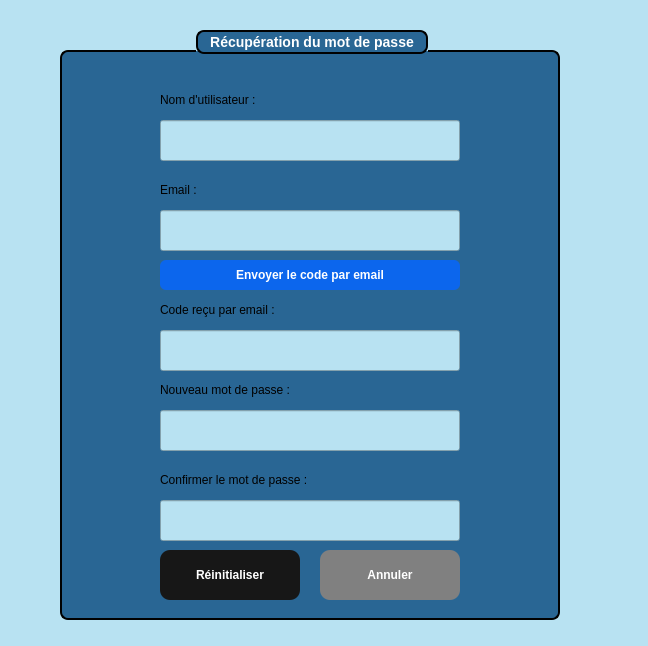
<?xml version="1.0" encoding="UTF-8"?>
<ui version="4.0">
 <class>ForgotPassword</class>
 <widget class="QWidget" name="ForgotPassword">
  <property name="geometry">
   <rect>
    <x>0</x>
    <y>0</y>
    <width>648</width>
    <height>646</height>
   </rect>
  </property>
  <property name="windowTitle">
   <string>Form</string>
  </property>
  <property name="styleSheet">
   <string notr="true">background-color: rgb(184, 226, 242);</string>
  </property>
  <widget class="QGroupBox" name="groupBox">
   <property name="geometry">
    <rect>
     <x>60</x>
     <y>30</y>
     <width>500</width>
     <height>590</height>
    </rect>
   </property>
   <property name="styleSheet">
    <string notr="true">QGroupBox {
    background-color: rgb(41, 102, 148);   /* blue background */
    border: 2px solid black;               /* black border, 2px wide */
    border-radius: 8px;                    /* rounded corners */
    margin-top: 20px;                      /* space for the title */
    color: white;                          /* title text color */
    font-weight: bold;
    font-size: 14px;
}

QGroupBox::title {
 border: 2px solid black;               /* black border, 2px wide */
    border-radius: 8px;     
background-color: rgb(41, 102, 148);
    subcontrol-origin: margin;
    subcontrol-position: top center;       /* title centered */
    padding: 2px 10px;
}</string>
   </property>
   <property name="title">
    <string>Récupération du mot de passe</string>
   </property>
   <widget class="QLabel" name="label_username">
    <property name="geometry">
     <rect>
      <x>100</x>
      <y>60</y>
      <width>300</width>
      <height>20</height>
     </rect>
    </property>
    <property name="styleSheet">
     <string notr="true">background-color: rgb(41, 102, 148);</string>
    </property>
    <property name="text">
     <string>Nom d'utilisateur :</string>
    </property>
   </widget>
   <widget class="QLineEdit" name="lineEdit_username">
    <property name="geometry">
     <rect>
      <x>100</x>
      <y>90</y>
      <width>300</width>
      <height>41</height>
     </rect>
    </property>
    <property name="styleSheet">
     <string notr="true">color: rgb(0, 0, 0);</string>
    </property>
   </widget>
   <widget class="QLabel" name="label_email">
    <property name="geometry">
     <rect>
      <x>100</x>
      <y>150</y>
      <width>300</width>
      <height>20</height>
     </rect>
    </property>
    <property name="styleSheet">
     <string notr="true">background-color: rgb(41, 102, 148);</string>
    </property>
    <property name="text">
     <string>Email :</string>
    </property>
   </widget>
   <widget class="QLineEdit" name="lineEdit_email">
    <property name="geometry">
     <rect>
      <x>100</x>
      <y>180</y>
      <width>300</width>
      <height>41</height>
     </rect>
    </property>
    <property name="styleSheet">
     <string notr="true">color: rgb(0, 0, 0);</string>
    </property>
   </widget>
   <widget class="QPushButton" name="pushButton_send_code">
    <property name="geometry">
     <rect>
      <x>100</x>
      <y>230</y>
      <width>300</width>
      <height>30</height>
     </rect>
    </property>
    <property name="styleSheet">
     <string notr="true">font-weight: bold; background-color: #0c66ed; color: white; border-radius: 6px;</string>
    </property>
    <property name="text">
     <string>Envoyer le code par email</string>
    </property>
   </widget>
   <widget class="QLabel" name="label_code">
    <property name="geometry">
     <rect>
      <x>100</x>
      <y>270</y>
      <width>300</width>
      <height>20</height>
     </rect>
    </property>
    <property name="styleSheet">
     <string notr="true">background-color: rgb(41, 102, 148);</string>
    </property>
    <property name="text">
     <string>Code reçu par email :</string>
    </property>
   </widget>
   <widget class="QLineEdit" name="lineEdit_code">
    <property name="geometry">
     <rect>
      <x>100</x>
      <y>300</y>
      <width>300</width>
      <height>41</height>
     </rect>
    </property>
    <property name="styleSheet">
     <string notr="true">color: rgb(0, 0, 0);</string>
    </property>
   </widget>
   <widget class="QLabel" name="label_new_password">
    <property name="geometry">
     <rect>
      <x>100</x>
      <y>350</y>
      <width>300</width>
      <height>20</height>
     </rect>
    </property>
    <property name="styleSheet">
     <string notr="true">background-color: rgb(41, 102, 148);</string>
    </property>
    <property name="text">
     <string>Nouveau mot de passe :</string>
    </property>
   </widget>
   <widget class="QLineEdit" name="lineEdit_new_password">
    <property name="geometry">
     <rect>
      <x>100</x>
      <y>380</y>
      <width>300</width>
      <height>41</height>
     </rect>
    </property>
    <property name="styleSheet">
     <string notr="true">color: rgb(0, 0, 0);</string>
    </property>
    <property name="echoMode">
     <enum>QLineEdit::EchoMode::Password</enum>
    </property>
   </widget>
   <widget class="QLabel" name="label_confirm_password">
    <property name="geometry">
     <rect>
      <x>100</x>
      <y>440</y>
      <width>300</width>
      <height>20</height>
     </rect>
    </property>
    <property name="styleSheet">
     <string notr="true">background-color: rgb(41, 102, 148);</string>
    </property>
    <property name="text">
     <string>Confirmer le mot de passe :</string>
    </property>
   </widget>
   <widget class="QLineEdit" name="lineEdit_confirm_password">
    <property name="geometry">
     <rect>
      <x>100</x>
      <y>470</y>
      <width>300</width>
      <height>41</height>
     </rect>
    </property>
    <property name="styleSheet">
     <string notr="true">color: rgb(0, 0, 0);</string>
    </property>
    <property name="echoMode">
     <enum>QLineEdit::EchoMode::Password</enum>
    </property>
   </widget>
   <widget class="QPushButton" name="pushButton_reset">
    <property name="geometry">
     <rect>
      <x>100</x>
      <y>520</y>
      <width>140</width>
      <height>50</height>
     </rect>
    </property>
    <property name="styleSheet">
     <string notr="true">#pushButton_reset {
    font-family: Arial, Helvetica, sans-serif;
    font-weight: bold;
    color: white;
    background-color: #171717;
    padding: 10px 20px;
    border: none;
    border-radius: 10px;
}

#pushButton_reset:hover {
    background-color: #0c66ed; /* hover effect */
}

#pushButton_reset:pressed {
    background-color: #094bb0; /* pressed effect */
}</string>
    </property>
    <property name="text">
     <string>Réinitialiser</string>
    </property>
   </widget>
   <widget class="QPushButton" name="pushButton_cancel">
    <property name="geometry">
     <rect>
      <x>260</x>
      <y>520</y>
      <width>140</width>
      <height>50</height>
     </rect>
    </property>
    <property name="styleSheet">
     <string notr="true">#pushButton_cancel {
    font-family: Arial, Helvetica, sans-serif;
    font-weight: bold;
    color: white;
    background-color: #808080;
    padding: 10px 20px;
    border: none;
    border-radius: 10px;
}

#pushButton_cancel:hover {
    background-color: #606060; /* hover effect */
}

#pushButton_cancel:pressed {
    background-color: #404040; /* pressed effect */
}</string>
    </property>
    <property name="text">
     <string>Annuler</string>
    </property>
   </widget>
  </widget>
 </widget>
 <resources/>
 <connections/>
</ui>
